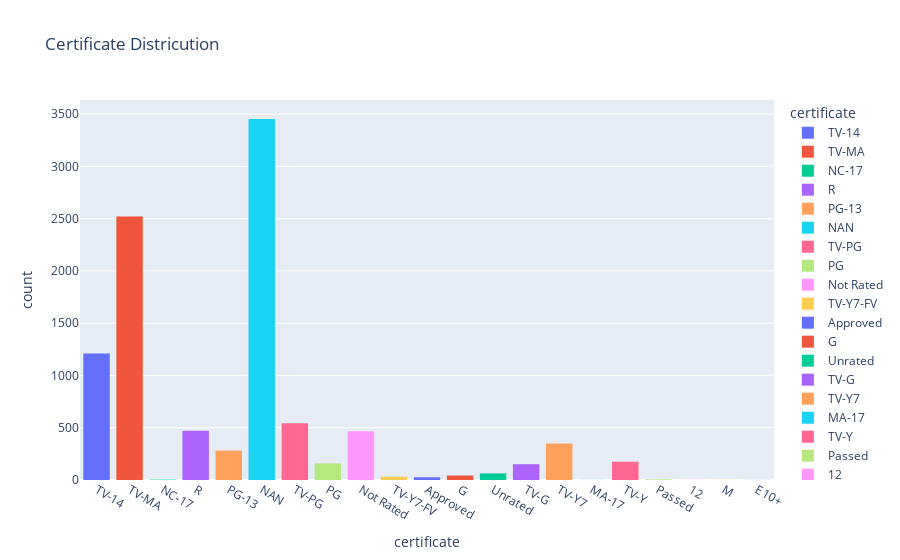

The cell this chart's notebook holds for it:
### Code cell
c_hist = px.histogram(df['certificate'],x='certificate' ,title='Certificate Districution' ,  color='certificate')
c_hist.show()

### Figure 1 — Plotly figure (JSON) as saved in the notebook; plotly's stock layout.template omitted (floating-point values rounded to 4 significant figures; data arrays with more than 128 entries replaced by an {"elided": "..."} marker saying what was removed)
{"data": [{"alignmentgroup": "True", "bingroup": "x", "hovertemplate": "certificate=%{x}<br>count=%{y}<extra></extra>", "legendgroup": "TV-14", "marker": {"color": "#636efa", "pattern": {"shape": ""}}, "name": "TV-14", "offsetgroup": "TV-14", "orientation": "v", "showlegend": true, "type": "histogram", "x": {"elided": "1209 str values"}, "xaxis": "x", "yaxis": "y"}, {"alignmentgroup": "True", "bingroup": "x", "hovertemplate": "certificate=%{x}<br>count=%{y}<extra></extra>", "legendgroup": "TV-MA", "marker": {"color": "#EF553B", "pattern": {"shape": ""}}, "name": "TV-MA", "offsetgroup": "TV-MA", "orientation": "v", "showlegend": true, "type": "histogram", "x": {"elided": "2520 str values"}, "xaxis": "x", "yaxis": "y"}, {"alignmentgroup": "True", "bingroup": "x", "hovertemplate": "certificate=%{x}<br>count=%{y}<extra></extra>", "legendgroup": "NC-17", "marker": {"color": "#00cc96", "pattern": {"shape": ""}}, "name": "NC-17", "offsetgroup": "NC-17", "orientation": "v", "showlegend": true, "type": "histogram", "x": ["NC-17", "NC-17", "NC-17", "NC-17"], "xaxis": "x", "yaxis": "y"}, {"alignmentgroup": "True", "bingroup": "x", "hovertemplate": "certificate=%{x}<br>count=%{y}<extra></extra>", "legendgroup": "R", "marker": {"color": "#ab63fa", "pattern": {"shape": ""}}, "name": "R", "offsetgroup": "R", "orientation": "v", "showlegend": true, "type": "histogram", "x": {"elided": "472 str values"}, "xaxis": "x", "yaxis": "y"}, {"alignmentgroup": "True", "bingroup": "x", "hovertemplate": "certificate=%{x}<br>count=%{y}<extra></extra>", "legendgroup": "PG-13", "marker": {"color": "#FFA15A", "pattern": {"shape": ""}}, "name": "PG-13", "offsetgroup": "PG-13", "orientation": "v", "showlegend": true, "type": "histogram", "x": {"elided": "282 str values"}, "xaxis": "x", "yaxis": "y"}, {"alignmentgroup": "True", "bingroup": "x", "hovertemplate": "certificate=%{x}<br>count=%{y}<extra></extra>", "legendgroup": "NAN", "marker": {"color": "#19d3f3", "pattern": {"shape": ""}}, "name": "NAN", "offsetgroup": "NAN", "orientation": "v", "showlegend": true, "type": "histogram", "x": {"elided": "3453 str values"}, "xaxis": "x", "yaxis": "y"}, {"alignmentgroup": "True", "bingroup": "x", "hovertemplate": "certificate=%{x}<br>count=%{y}<extra></extra>", "legendgroup": "TV-PG", "marker": {"color": "#FF6692", "pattern": {"shape": ""}}, "name": "TV-PG", "offsetgroup": "TV-PG", "orientation": "v", "showlegend": true, "type": "histogram", "x": {"elided": "543 str values"}, "xaxis": "x", "yaxis": "y"}, {"alignmentgroup": "True", "bingroup": "x", "hovertemplate": "certificate=%{x}<br>count=%{y}<extra></extra>", "legendgroup": "PG", "marker": {"color": "#B6E880", "pattern": {"shape": ""}}, "name": "PG", "offsetgroup": "PG", "orientation": "v", "showlegend": true, "type": "histogram", "x": {"elided": "159 str values"}, "xaxis": "x", "yaxis": "y"}, {"alignmentgroup": "True", "bingroup": "x", "hovertemplate": "certificate=%{x}<br>count=%{y}<extra></extra>", "legendgroup": "Not Rated", "marker": {"color": "#FF97FF", "pattern": {"shape": ""}}, "name": "Not Rated", "offsetgroup": "Not Rated", "orientation": "v", "showlegend": true, "type": "histogram", "x": {"elided": "467 str values"}, "xaxis": "x", "yaxis": "y"}, {"alignmentgroup": "True", "bingroup": "x", "hovertemplate": "certificate=%{x}<br>count=%{y}<extra></extra>", "legendgroup": "TV-Y7-FV", "marker": {"color": "#FECB52", "pattern": {"shape": ""}}, "name": "TV-Y7-FV", "offsetgroup": "TV-Y7-FV", "orientation": "v", "showlegend": true, "type": "histogram", "x": ["TV-Y7-FV", "TV-Y7-FV", "TV-Y7-FV", "TV-Y7-FV", "TV-Y7-FV", "TV-Y7-FV", "TV-Y7-FV", "TV-Y7-FV", "TV-Y7-FV", "TV-Y7-FV", "TV-Y7-FV", "TV-Y7-FV", "TV-Y7-FV", "TV-Y7-FV", "TV-Y7-FV", "TV-Y7-FV", "TV-Y7-FV", "TV-Y7-FV", "TV-Y7-FV", "TV-Y7-FV", "TV-Y7-FV", "TV-Y7-FV", "TV-Y7-FV", "TV-Y7-FV", "TV-Y7-FV", "TV-Y7-FV", "TV-Y7-FV", "TV-Y7-FV", "TV-Y7-FV", "TV-Y7-FV", "TV-Y7-FV"], "xaxis": "x", "yaxis": "y"}, {"alignmentgroup": "True", "bingroup": "x", "hovertemplate": "certificate=%{x}<br>count=%{y}<extra></extra>", "legendgroup": "Approved", "marker": {"color": "#636efa", "pattern": {"shape": ""}}, "name": "Approved", "offsetgroup": "Approved", "orientation": "v", "showlegend": true, "type": "histogram", "x": ["Approved", "Approved", "Approved", "Approved", "Approved", "Approved", "Approved", "Approved", "Approved", "Approved", "Approved", "Approved", "Approved", "Approved", "Approved", "Approved", "Approved", "Approved", "Approved", "Approved", "Approved", "Approved", "Approved", "Approved", "Approved", "Approved"], "xaxis": "x", "yaxis": "y"}, {"alignmentgroup": "True", "bingroup": "x", "hovertemplate": "certificate=%{x}<br>count=%{y}<extra></extra>", "legendgroup": "G", "marker": {"color": "#EF553B", "pattern": {"shape": ""}}, "name": "G", "offsetgroup": "G", "orientation": "v", "showlegend": true, "type": "histogram", "x": ["G", "G", "G", "G", "G", "G", "G", "G", "G", "G", "G", "G", "G", "G", "G", "G", "G", "G", "G", "G", "G", "G", "G", "G", "G", "G", "G", "G", "G", "G", "G", "G", "G", "G", "G", "G", "G", "G", "G", "G", "G", "G", "G"], "xaxis": "x", "yaxis": "y"}, {"alignmentgroup": "True", "bingroup": "x", "hovertemplate": "certificate=%{x}<br>count=%{y}<extra></extra>", "legendgroup": "Unrated", "marker": {"color": "#00cc96", "pattern": {"shape": ""}}, "name": "Unrated", "offsetgroup": "Unrated", "orientation": "v", "showlegend": true, "type": "histogram", "x": ["Unrated", "Unrated", "Unrated", "Unrated", "Unrated", "Unrated", "Unrated", "Unrated", "Unrated", "Unrated", "Unrated", "Unrated", "Unrated", "Unrated", "Unrated", "Unrated", "Unrated", "Unrated", "Unrated", "Unrated", "Unrated", "Unrated", "Unrated", "Unrated", "Unrated", "Unrated", "Unrated", "Unrated", "Unrated", "Unrated", "Unrated", "Unrated", "Unrated", "Unrated", "Unrated", "Unrated", "Unrated", "Unrated", "Unrated", "Unrated", "Unrated", "Unrated", "Unrated", "Unrated", "Unrated", "Unrated", "Unrated", "Unrated", "Unrated", "Unrated", "Unrated", "Unrated", "Unrated", "Unrated", "Unrated", "Unrated", "Unrated", "Unrated", "Unrated", "Unrated", "Unrated", "Unrated", "Unrated"], "xaxis": "x", "yaxis": "y"}, {"alignmentgroup": "True", "bingroup": "x", "hovertemplate": "certificate=%{x}<br>count=%{y}<extra></extra>", "legendgroup": "TV-G", "marker": {"color": "#ab63fa", "pattern": {"shape": ""}}, "name": "TV-G", "offsetgroup": "TV-G", "orientation": "v", "showlegend": true, "type": "histogram", "x": {"elided": "151 str values"}, "xaxis": "x", "yaxis": "y"}, {"alignmentgroup": "True", "bingroup": "x", "hovertemplate": "certificate=%{x}<br>count=%{y}<extra></extra>", "legendgroup": "TV-Y7", "marker": {"color": "#FFA15A", "pattern": {"shape": ""}}, "name": "TV-Y7", "offsetgroup": "TV-Y7", "orientation": "v", "showlegend": true, "type": "histogram", "x": {"elided": "349 str values"}, "xaxis": "x", "yaxis": "y"}, {"alignmentgroup": "True", "bingroup": "x", "hovertemplate": "certificate=%{x}<br>count=%{y}<extra></extra>", "legendgroup": "MA-17", "marker": {"color": "#19d3f3", "pattern": {"shape": ""}}, "name": "MA-17", "offsetgroup": "MA-17", "orientation": "v", "showlegend": true, "type": "histogram", "x": ["MA-17"], "xaxis": "x", "yaxis": "y"}, {"alignmentgroup": "True", "bingroup": "x", "hovertemplate": "certificate=%{x}<br>count=%{y}<extra></extra>", "legendgroup": "TV-Y", "marker": {"color": "#FF6692", "pattern": {"shape": ""}}, "name": "TV-Y", "offsetgroup": "TV-Y", "orientation": "v", "showlegend": true, "type": "histogram", "x": {"elided": "175 str values"}, "xaxis": "x", "yaxis": "y"}, {"alignmentgroup": "True", "bingroup": "x", "hovertemplate": "certificate=%{x}<br>count=%{y}<extra></extra>", "legendgroup": "Passed", "marker": {"color": "#B6E880", "pattern": {"shape": ""}}, "name": "Passed", "offsetgroup": "Passed", "orientation": "v", "showlegend": true, "type": "histogram", "x": ["Passed", "Passed", "Passed", "Passed", "Passed", "Passed"], "xaxis": "x", "yaxis": "y"}, {"alignmentgroup": "True", "bingroup": "x", "hovertemplate": "certificate=%{x}<br>count=%{y}<extra></extra>", "legendgroup": "12", "marker": {"color": "#FF97FF", "pattern": {"shape": ""}}, "name": "12", "offsetgroup": "12", "orientation": "v", "showlegend": true, "type": "histogram", "x": ["12"], "xaxis": "x", "yaxis": "y"}, {"alignmentgroup": "True", "bingroup": "x", "hovertemplate": "certificate=%{x}<br>count=%{y}<extra></extra>", "legendgroup": "M", "marker": {"color": "#FECB52", "pattern": {"shape": ""}}, "name": "M", "offsetgroup": "M", "orientation": "v", "showlegend": true, "type": "histogram", "x": ["M"], "xaxis": "x", "yaxis": "y"}, {"alignmentgroup": "True", "bingroup": "x", "hovertemplate": "certificate=%{x}<br>count=%{y}<extra></extra>", "legendgroup": "E10+", "marker": {"color": "#636efa", "pattern": {"shape": ""}}, "name": "E10+", "offsetgroup": "E10+", "orientation": "v", "showlegend": true, "type": "histogram", "x": ["E10+"], "xaxis": "x", "yaxis": "y"}], "layout": {"autosize": true, "barmode": "relative", "legend": {"title": {"text": "certificate"}, "tracegroupgap": 0}, "title": {"text": "Certificate Districution"}, "xaxis": {"anchor": "y", "autorange": true, "categoryarray": ["TV-14", "TV-MA", "NC-17", "R", "PG-13", "NAN", "TV-PG", "PG", "Not Rated", "TV-Y7-FV", "Approved", "G", "Unrated", "TV-G", "TV-Y7", "MA-17", "TV-Y", "Passed", "12", "M", "E10+"], "categoryorder": "array", "domain": [0, 1], "range": [-0.5, 20.5], "title": {"text": "certificate"}, "type": "category"}, "yaxis": {"anchor": "x", "autorange": true, "domain": [0, 1], "range": [0, 3635.0], "title": {"text": "count"}}}}
